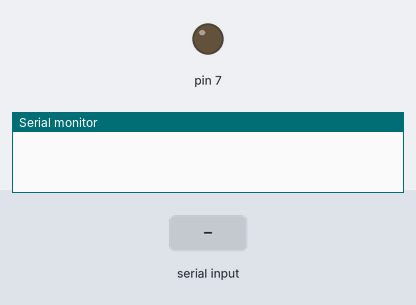
The sketch below on a simulated Arduino Uno, built with avr-gcc and run on an emulated ATmega328P. Parts: output pins drawn as LEDs (lit = HIGH), the last lines printed to the serial monitor. Inputs (shaded band) come from the test bench.

Above: at 1.2 s.
1.3 s: "H" received over Serial
At 2.1 s:
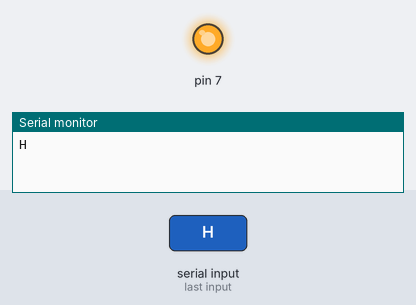
2.9 s: "L" received over Serial
At 3.3 s:
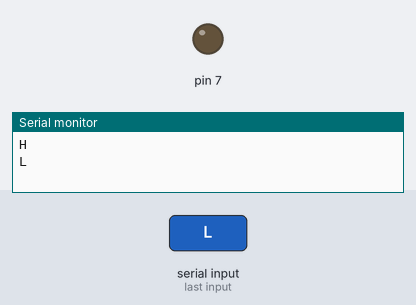
Timing chart, 0 to 5.9 s (numbered marks = the images above; inputs shaded):
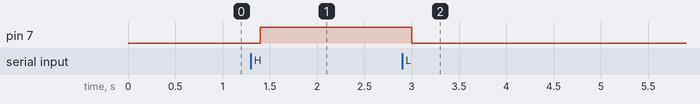

The sketch:

sketch_sep17b.ino
```cpp
char relay;

void setup(){
  Serial.begin(9600);
  pinMode(7,OUTPUT);
}

void loop(){
  if(Serial.available()){
    relay = Serial.read();
    Serial.println(relay);
    if(relay=='H')
      digitalWrite(7,HIGH);
    if(relay=='L')
      digitalWrite(7,LOW);
  }
  delay(100);
}
```

Measured:
- after the input at 1.3 s, pin 7: LOW → HIGH after 0.10 s
- after the input at 2.9 s, pin 7: HIGH → LOW after 0.10 s
